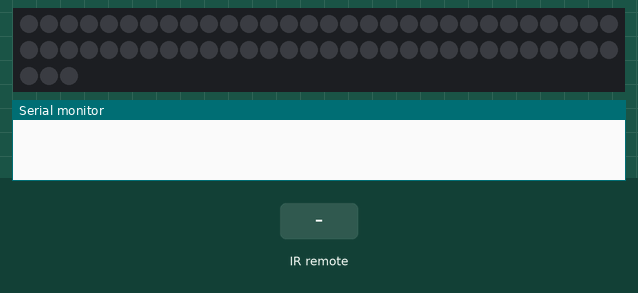
A sketch run on a simulated Arduino Uno, built with avr-gcc and run on an emulated ATmega328P. Parts: 63 RGB LEDs in strip order, left to right, continuing on the next row, the last lines printed to the serial monitor. The inputs (shaded band) are chosen by the test bench. Dim RGB values are drawn brighter than linear.

Above: at 1.2 s.
1.3 s: infrared code 0xAC53FF00 received
At 2.1 s:
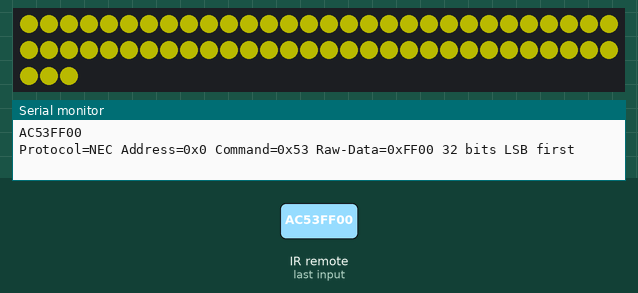
3.0 s: infrared code 0xAF50FF00 received
At 3.5 s:
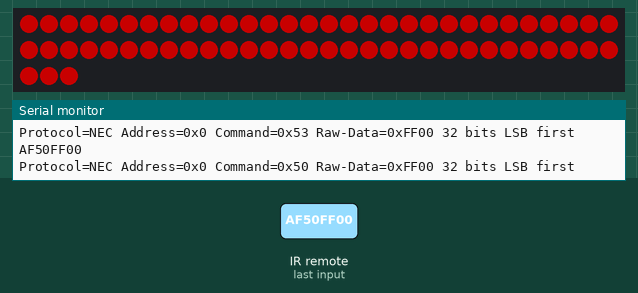
4.7 s: infrared code 0xEF10FF00 received
At 6.0 s:
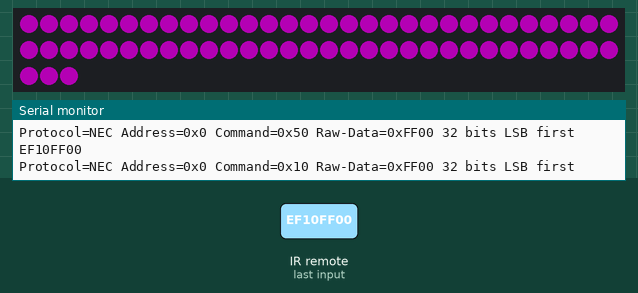
6.4 s: infrared code 0xA857FF00 received
8.1 s: infrared code 0xAB54FF00 received
At 8.6 s:
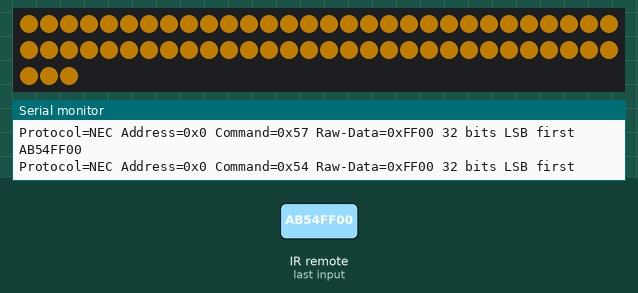
9.8 s: infrared code 0xEB14FF00 received
At 11.1 s:
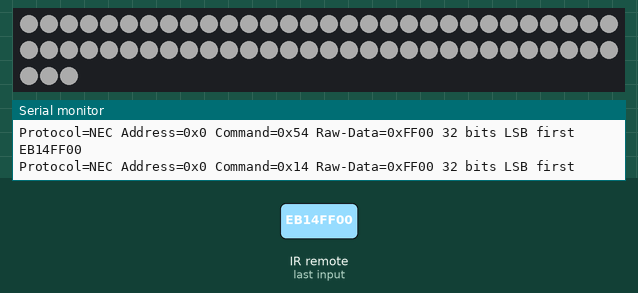
Timing chart, 0 to 12.5 s (numbered marks = the images above; inputs shaded):
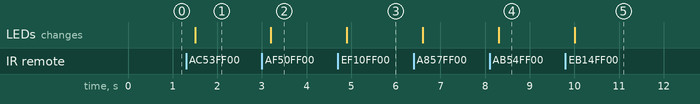

Measured:
- after the input at 1.3 s, the LEDs: change after 0.20 s (image 1)
- after the input at 3.0 s, the LEDs: change after 0.20 s (image 2)
- after the input at 4.7 s, the LEDs: change after 0.20 s (image 3)
- after the input at 8.1 s, the LEDs: change after 0.20 s (image 4)
- after the input at 9.8 s, the LEDs: change after 0.20 s (image 5)

The sketch:

receiverled.ino
```cpp
#define DECODE_NEC
#include <IRremote.hpp>
#include <FastLED.h>
#define LED_PIN 3
#define NUM_LEDS 63

#define REC_PIN 2
 CRGB leds[NUM_LEDS];
void setup()
{
  Serial.begin(9600);

  IrReceiver.begin(REC_PIN, ENABLE_LED_FEEDBACK);
  FastLED.addLeds<WS2812, LED_PIN, GRB>(leds, NUM_LEDS);
  FastLED.setMaxPowerInVoltsAndMilliamps(5, 500);
  FastLED.clear();
  FastLED.show();

}


void loop() {

 if (IrReceiver.decode()) {
      Serial.println(IrReceiver.decodedIRData.decodedRawData, HEX);
     IrReceiver.printIRResultShort(&Serial); // optional use new print version
      IrReceiver.resume(); // Enable receiving of the next value
if(IrReceiver.decodedIRData.decodedRawData ==0xA55AFF00){
   for (int i=0; i<NUM_LEDS; i++){
    leds[i] = CRGB(0, 0, 0 );
    FastLED.setBrightness(100);
    FastLED.show();
   //jaune
  }}else if(IrReceiver.decodedIRData.decodedRawData==0xAC53FF00){
     for (int i=0; i<NUM_LEDS; i++){
    leds[i] = CRGB(255, 255, 0 );
    FastLED.setBrightness(100);
    FastLED.show();
    }
  //rouge
  }else if(IrReceiver.decodedIRData.decodedRawData==0xAF50FF00){
     for (int i=0; i<NUM_LEDS; i++){
    leds[i] = CRGB(255, 0, 0 );
    FastLED.setBrightness(100);
    FastLED.show();
    }
  //violet
  }else if(IrReceiver.decodedIRData.decodedRawData==0xEF10FF00){
     for (int i=0; i<NUM_LEDS; i++){
    leds[i] = CRGB(255, 0, 255 );
    FastLED.setBrightness(100);
    FastLED.show();
    }
  //rose
  }else if(IrReceiver.decodedIRData.decodedRawData==0xA857FF00){
     for (int i=0; i<NUM_LEDS; i++){
    leds[i] = CRGB(249, 66, 158 );
    FastLED.setBrightness(100);
    FastLED.show();
    }

  }else if(IrReceiver.decodedIRData.decodedRawData==0xAB54FF00){
     for (int i=0; i<NUM_LEDS; i++){
    leds[i] = CRGB(250, 164, 1 );
    FastLED.setBrightness(100);
    FastLED.show();
    }

  }else if(IrReceiver.decodedIRData.decodedRawData==0xEB14FF00){
     for (int i=0; i<NUM_LEDS; i++){
    leds[i] = CRGB(255, 255, 255 );
    FastLED.setBrightness(100);
    FastLED.show();
    }

  }


  }

}
```
